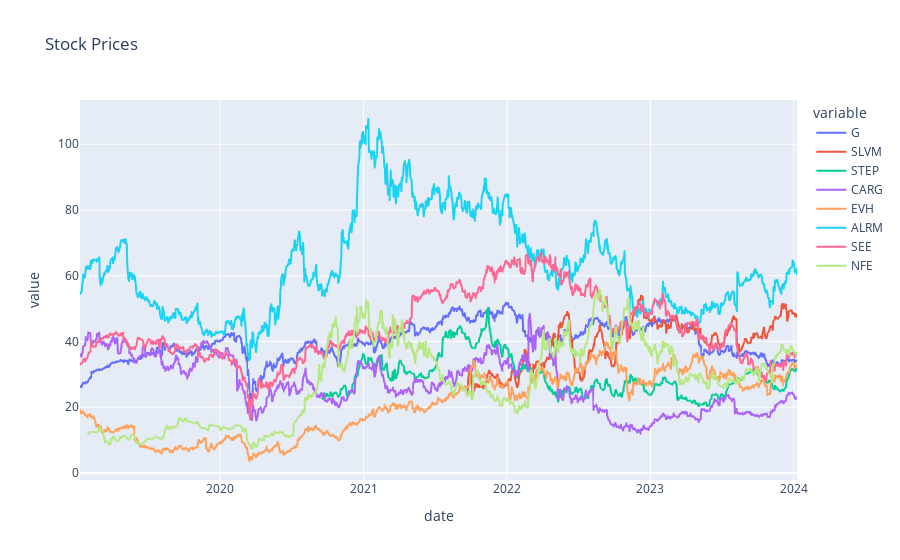

Notebook code cell kept with this figure:
### Code cell
px.line(stocks_pivot, x="date", y=stock_symbols, title="Stock Prices")

### Figure 1 — Plotly figure (JSON) as saved in the notebook; plotly's stock layout.template omitted (floating-point values rounded to 4 significant figures; data arrays with more than 128 entries replaced by an {"elided": "..."} marker saying what was removed)
{"data": [{"hovertemplate": "variable=G<br>date=%{x}<br>value=%{y}<extra></extra>", "legendgroup": "G", "line": {"color": "#636efa", "dash": "solid"}, "marker": {"symbol": "circle"}, "mode": "lines", "name": "G", "showlegend": true, "type": "scattergl", "x": {"elided": "1258 str values"}, "xaxis": "x", "y": {"elided": "1258 float values"}, "yaxis": "y"}, {"hovertemplate": "variable=SLVM<br>date=%{x}<br>value=%{y}<extra></extra>", "legendgroup": "SLVM", "line": {"color": "#EF553B", "dash": "solid"}, "marker": {"symbol": "circle"}, "mode": "lines", "name": "SLVM", "showlegend": true, "type": "scattergl", "x": {"elided": "1258 str values"}, "xaxis": "x", "y": {"elided": "1258 float values"}, "yaxis": "y"}, {"hovertemplate": "variable=STEP<br>date=%{x}<br>value=%{y}<extra></extra>", "legendgroup": "STEP", "line": {"color": "#00cc96", "dash": "solid"}, "marker": {"symbol": "circle"}, "mode": "lines", "name": "STEP", "showlegend": true, "type": "scattergl", "x": {"elided": "1258 str values"}, "xaxis": "x", "y": {"elided": "1258 float values"}, "yaxis": "y"}, {"hovertemplate": "variable=CARG<br>date=%{x}<br>value=%{y}<extra></extra>", "legendgroup": "CARG", "line": {"color": "#ab63fa", "dash": "solid"}, "marker": {"symbol": "circle"}, "mode": "lines", "name": "CARG", "showlegend": true, "type": "scattergl", "x": {"elided": "1258 str values"}, "xaxis": "x", "y": {"elided": "1258 float values"}, "yaxis": "y"}, {"hovertemplate": "variable=EVH<br>date=%{x}<br>value=%{y}<extra></extra>", "legendgroup": "EVH", "line": {"color": "#FFA15A", "dash": "solid"}, "marker": {"symbol": "circle"}, "mode": "lines", "name": "EVH", "showlegend": true, "type": "scattergl", "x": {"elided": "1258 str values"}, "xaxis": "x", "y": {"elided": "1258 float values"}, "yaxis": "y"}, {"hovertemplate": "variable=ALRM<br>date=%{x}<br>value=%{y}<extra></extra>", "legendgroup": "ALRM", "line": {"color": "#19d3f3", "dash": "solid"}, "marker": {"symbol": "circle"}, "mode": "lines", "name": "ALRM", "showlegend": true, "type": "scattergl", "x": {"elided": "1258 str values"}, "xaxis": "x", "y": {"elided": "1258 float values"}, "yaxis": "y"}, {"hovertemplate": "variable=SEE<br>date=%{x}<br>value=%{y}<extra></extra>", "legendgroup": "SEE", "line": {"color": "#FF6692", "dash": "solid"}, "marker": {"symbol": "circle"}, "mode": "lines", "name": "SEE", "showlegend": true, "type": "scattergl", "x": {"elided": "1258 str values"}, "xaxis": "x", "y": {"elided": "1258 float values"}, "yaxis": "y"}, {"hovertemplate": "variable=NFE<br>date=%{x}<br>value=%{y}<extra></extra>", "legendgroup": "NFE", "line": {"color": "#B6E880", "dash": "solid"}, "marker": {"symbol": "circle"}, "mode": "lines", "name": "NFE", "showlegend": true, "type": "scattergl", "x": {"elided": "1258 str values"}, "xaxis": "x", "y": {"elided": "1258 float values"}, "yaxis": "y"}], "layout": {"legend": {"title": {"text": "variable"}, "tracegroupgap": 0}, "title": {"text": "Stock Prices"}, "xaxis": {"anchor": "y", "domain": [0, 1], "title": {"text": "date"}}, "yaxis": {"anchor": "x", "domain": [0, 1], "title": {"text": "value"}}}}
